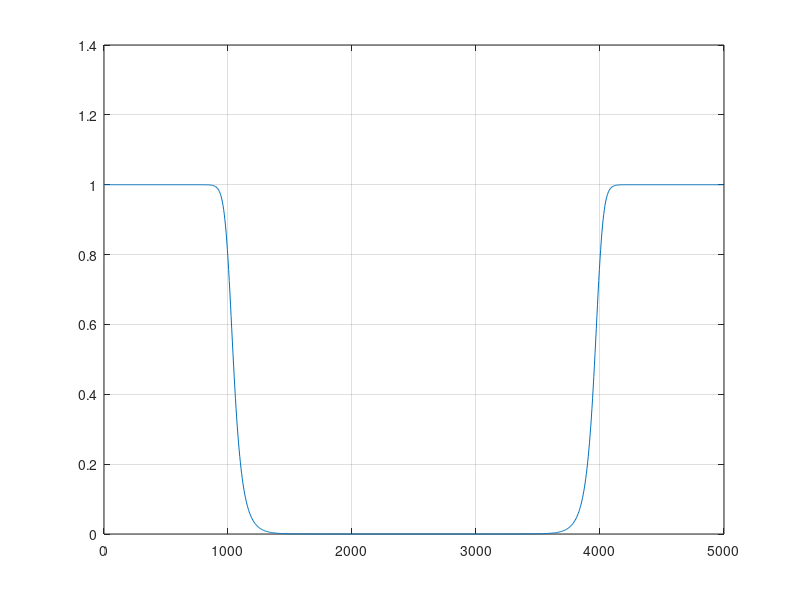

The MATLAB script that drew this image:
%IRR_dolnopasmowy
clc; clear; close all;
Rp=2;
Rr=40;
fp=1000;
fr=1300;
fs=5000;
N = ceil(log10(sqrt(10^(Rr/10)-1)/(sqrt(10^(Rp/10)-1)))/log10(fr/fp));%Rząd filtru
fi = (fp+fr)/2;
Ri = (Rp+Rr)/2;
f0 = fi/(10^(Ri/10)-1)^(1/(2*N));%Częstotliwość graniczna

za=[];
k=1:N;
pa=2*pi*f0*exp(j*pi*(1/2+(2*k-1)/(2*N)));
ka = abs(prod(pa));

[ba, aa] = zp2tf(za,pa,ka);%Współczynniki filtru analogowego
[r,p,K] = residue(ba,aa);%Rozkład na ułamki proste

Ts = 1/fs;
licznik = Ts*r;
mianownik = exp(Ts*p);
[b1,a1] = residue(licznik,mianownik,K);

[H1, F1] = freqz(b1,a1,1000,fs);
figure(1)
plot(F1,abs(H1));grid on; hold on;
hold on; grid on;